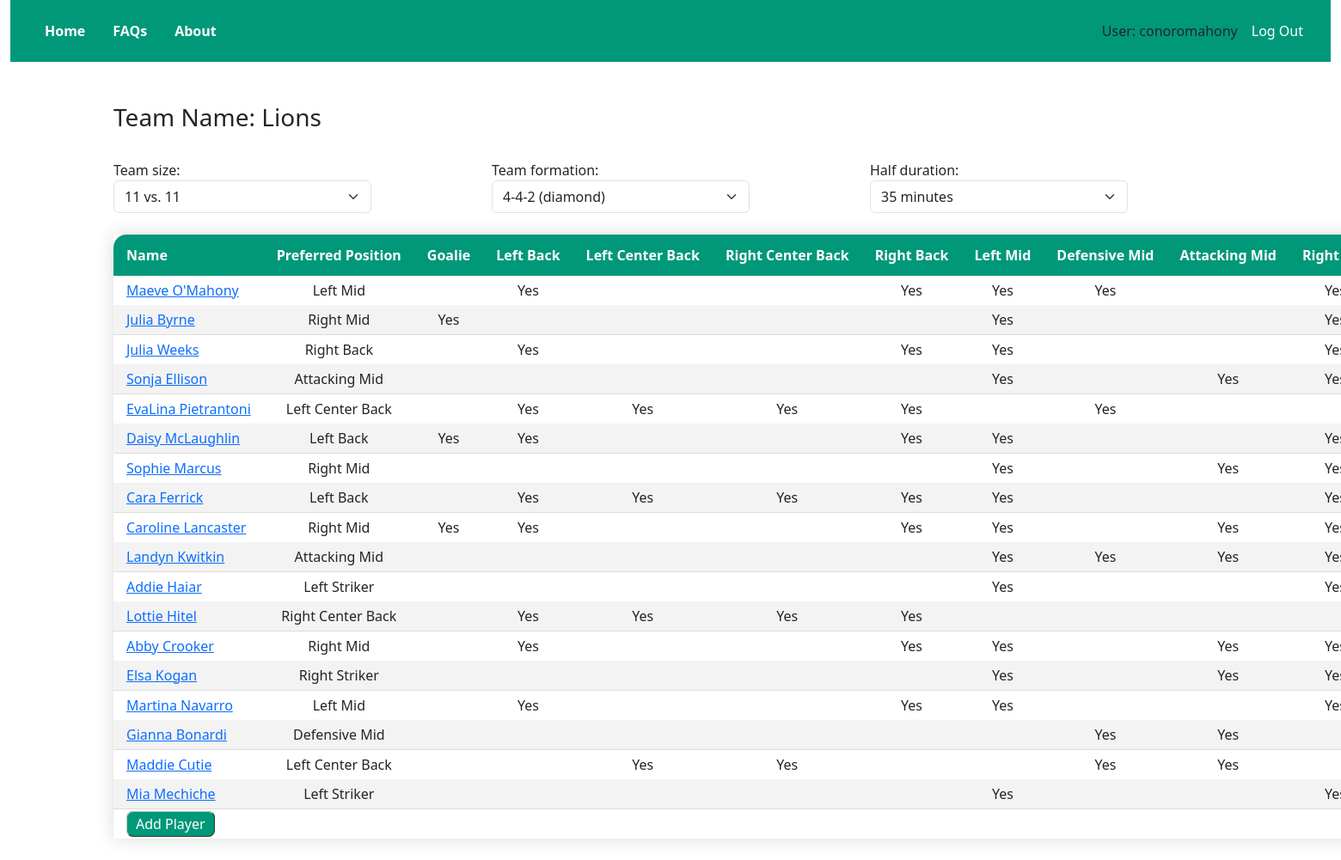
/team/player/list.html (signed in), run on an earlier commit of the app's database.
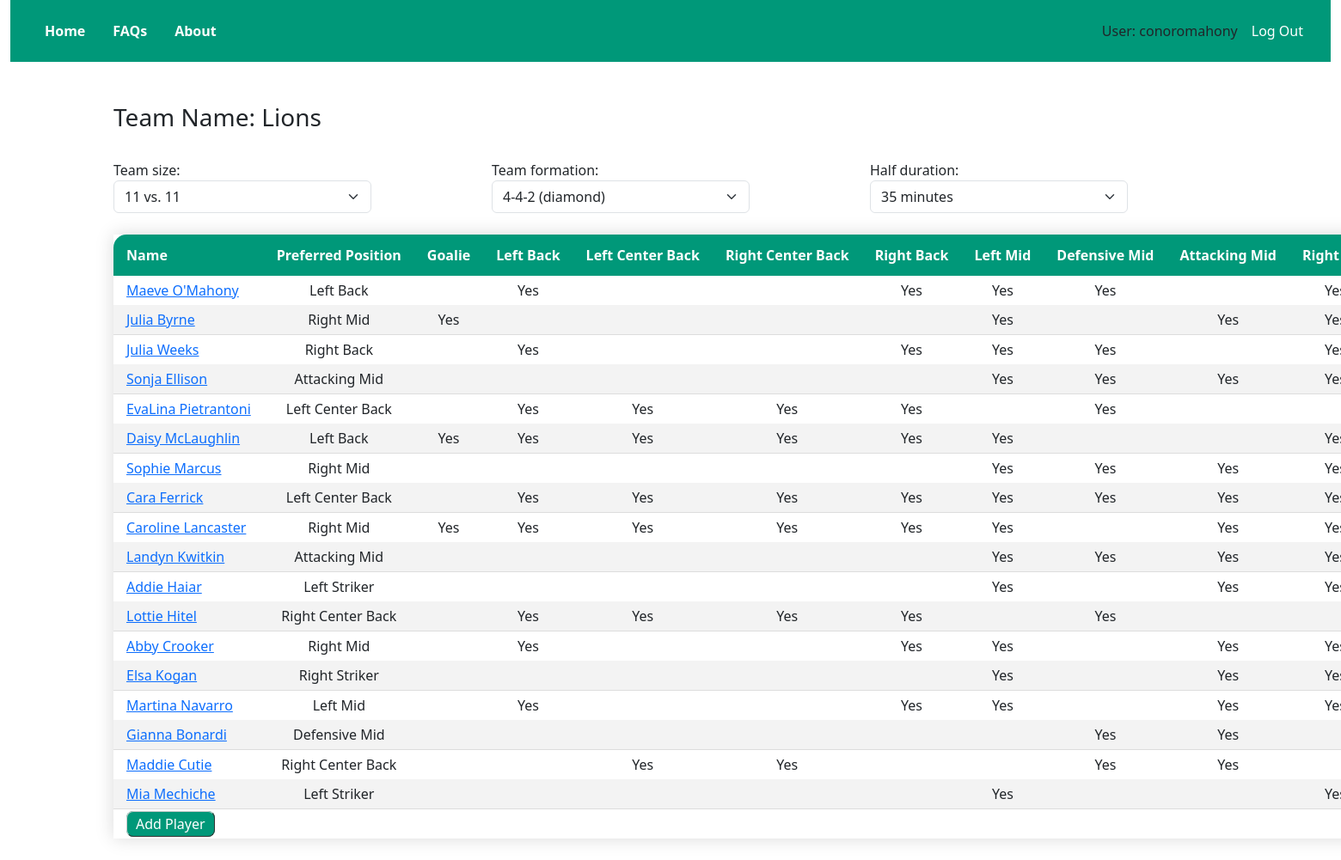
And on a later commit of the database.
### team/models.py (models this page shows, shortened)
class Team(models.Model):
    class TeamSize(models.TextChoices):
        ELEVEN = "11", _("11 vs. 11")
    class TeamFormation(models.TextChoices):
        FOUR_FOUR_TWO_D = "442d", _("4-4-2 (diamond)")
    class HalfDuration(models.TextChoices):
        THIRTY_FIVE = "35", _("35 minutes")
    team_name = models.CharField(max_length=20)
    team_size = models.CharField(
        max_length=2,
        choices=TeamSize.choices,
        default=TeamSize.ELEVEN,
    )
    team_formation = models.CharField(
        max_length=4,
        choices=TeamFormation.choices,
        default=TeamFormation.FOUR_FOUR_TWO_D,
    )
    half_duration = models.CharField(
        max_length=2,
        choices=HalfDuration.choices,
        default=HalfDuration.THIRTY_FIVE,
    )
    owner = models.ForeignKey(User, on_delete=models.CASCADE)

class Player(models.Model):
    class PreferredPosition(models.TextChoices):
        GOALIE = "goalie", _("Goalie")
        LEFT_BACK = "left_full", _("Left Back")
        LEFT_CB = "center_back", _("Left Center Back")
        RIGHT_CB = "sweeper", _("Right Center Back")
        RIGHT_BACK = "right_full", _("Right Back")
        LEFT_MID = "left_mid", _("Left Mid")
        DEFENSIVE_MID = "stopper", _("Defensive Mid")
        ATTACKING_MID = "attacking_mid", _("Attacking Mid")
        RIGHT_MID = "right_mid", _("Right Mid")
        LEFT_STRIKER = "left_striker", _("Left Striker")
        RIGHT_STRIKER = "right_striker", _("Right Striker")
    name = models.CharField(max_length=20)
    team_name = models.CharField(max_length=20)
    preferred_position = models.CharField(
        max_length=13,
        choices=PreferredPosition.choices
    )
    is_goalie = models.BooleanField()
    is_left_full = models.BooleanField()
    is_right_full = models.BooleanField()
    is_center_back = models.BooleanField()
    is_sweeper = models.BooleanField()
    is_stopper = models.BooleanField()
    is_left_mid = models.BooleanField()
    is_right_mid = models.BooleanField()
    is_attacking_mid = models.BooleanField()
    is_left_striker = models.BooleanField()
    is_right_striker = models.BooleanField()
    objects = models.Manager()      # The default manager

### team/views.py (the view)
# urls.py: path('player/list.html', views.player_list, name='player_list'),
@login_required
@csrf_protect
def player_list(request):
    team = Team.objects.get(owner=request.user)
    my_team_name = team.team_name
    form = NewTeamForm(instance=team)
    players = Player.objects.filter(team_name=my_team_name)
    return render(request, 'team/player/list.html', {'team': team, 'form': form, 'players': players})

### team/forms.py
class NewTeamForm(forms.ModelForm):
    class Meta:
        model = Team
        fields = ('team_size', 'team_formation', 'half_duration')
        widgets = {
            'team_size': forms.Select(
                choices=Team.TeamSize,
                attrs={'class': 'form-select', 'style': 'max-width: 300px;'}
            ),
            'team_formation': forms.Select(
                choices=Team.TeamFormation,
                attrs={'class': 'form-select', 'style': 'max-width: 300px;'}
            ),
            'half_duration': forms.Select(
                choices=Team.HalfDuration,
                attrs={'class': 'form-select', 'style': 'max-width: 300px;'}
            ),
        }

### team/templates/team/player/list.html (shortened to what this page needs)
{% extends "home/base.html" %}
{% block content %}
    <form action="" method="post">
        <h3 class="pb-4">Team Name: {{ team.team_name }}</h3>
        <div class="row">
            {% for field in form %}
                <div class="col-md-4" class="form-select">{{ field.label_tag }} {{ field }}</div>
            {% endfor %}
        </div>
    </form>
    <table class="roster-list text-nowrap">
        <thead>
            <tr>
                <th id="leftmost-cell">Name</th>
                <th>Preferred Position</th>
                <th>Goalie</th>
                <th>Left Back</th>
                <th>Left Center Back</th>
                <th>Right Center Back</th>
                <th>Right Back</th>
                <th>Left Mid</th>
                <th>Defensive Mid</th>
                <th>Attacking Mid</th>
                <th>Right Mid</th>
            </tr>
        </thead>
        <tbody>
            {% for player in players %}
                <tr>
                    <td id="leftmost-cell"><a href="/team/player/{{ player.name }}/update.html">{{ player.name }}</a></td>
                    <td>{{ player.get_preferred_position_display }}</td>
                    <td>{{ player.is_goalie|yesno:"Yes," }}</td>
                    <td>{{ player.is_left_full|yesno:"Yes," }}</td>
                    <td>{{ player.is_center_back|yesno:"Yes," }}</td>
                    <td>{{ player.is_sweeper|yesno:"Yes," }}</td>
                    <td>{{ player.is_right_full|yesno:"Yes," }}</td>
                    <td>{{ player.is_left_mid|yesno:"Yes," }}</td>
                    <td>{{ player.is_stopper|yesno:"Yes," }}</td>
                    <td>{{ player.is_attacking_mid|yesno:"Yes," }}</td>
                    <td>{{ player.is_right_mid|yesno:"Yes," }}</td>
                </tr>
            {% endfor %}
            <tr>
                <td id="leftmost-cell" colspan="13"><a class="lineup_button" href="/team/player/add.html">Add Player</a></td>
            </tr>
        </tbody>
    </table>
{% endblock %}

### home/templates/home/base.html (shortened to what this page needs)
{% load static %}
<!DOCTYPE html>
<html lang="en">
<head>
    {% load bootstrap5 %}
    {% bootstrap_css %}
    <link href="{% static "css/team.css" %}" rel="stylesheet">
</head>
<body>
    <div class="container-fluid no-print">
        <nav class="navbar navbar-expand-lg navbar-dark" style="background-color: #009879;">
            <div class="collapse navbar-collapse" id="navbarSupportedContent">
                <ul class="navbar-nav me-auto">
                    <li class="nav-item"><a href="/home/index.html" class="nav-link px-3 ms-4 fw-bold text-white">Home</a></li>
                    <li class="nav-item"><a href="/home/faqs.html" class="nav-link px-3 fw-bold text-white">FAQs</a></li>
                    <li class="nav-item"><a href="/home/about.html" class="nav-link px-3 fw-bold text-white">About</a></li>
                </ul>
                <span class="navbar-text">
                    <ul class="navbar-nav text-end">
                        {% if user.is_authenticated %}
                            <li><a href="#" class="nav-link link-dark px-2">User: {{ user.username }}</a></li>
                            <li><a href="{% url 'users:login' %}" class="nav-link link-dark px-2 me-4 text-white">Log Out</a></li>
                        {% endif %}
                    </ul>
                </span>
            </div>
        </nav>
    </div>
    <div class="container mt-5">
        {% block content %}
        {% endblock content %}
    </div>
</body>
</html>

### team/static/css/team.css (style rules this page uses)
.roster-list { font-family: system-ui, -apple-system, BlinkMacSystemFont, “Segoe UI”, Roboto, Oxygen-Sans, Ubuntu, Cantarell, “Helvetica Neue”, Arial, sans-serif; border-collapse: collapse; margin: 25px 0; min-width: 400px; box-shadow: 0 0 20px rgba(0, 0, 0, 0.15); }
.roster-list th { font-family: system-ui, -apple-system, BlinkMacSystemFont, “Segoe UI”, Roboto, Oxygen-Sans, Ubuntu, Cantarell, “Helvetica Neue”, Arial, sans-serif; background-color: #009879; color: #ffffff; padding: 12px 15px; text-align: center; }
.roster-list th#leftmost-cell { border-top-left-radius: 15px; text-align: left; width: 120px; }
.roster-list tr:nth-of-type(even) { background-color: #f3f3f3; font-family: system-ui, -apple-system, BlinkMacSystemFont, “Segoe UI”, Roboto, Oxygen-Sans, Ubuntu, Cantarell, “Helvetica Neue”, Arial, sans-serif; border-bottom: 1px solid #dddddd; }
.roster-list td { font-family: system-ui, -apple-system, BlinkMacSystemFont, “Segoe UI”, Roboto, Oxygen-Sans, Ubuntu, Cantarell, “Helvetica Neue”, Arial, sans-serif; padding: 5px 15px; text-align: center; }
td#leftmost-cell { text-align: left; }
.lineup_button { text-decoration: none; background-color: #009879; color: #ffffff; padding: 3px 10px 3px 10px; border-top: 1px solid #CCCCCC; border-right: 1px solid #333333; border-bottom: 1px solid #333333; border-left: 1px solid #CCCCCC; border-radius: 8px; font-family: system-ui, -apple-system, BlinkMacSystemFont, “Segoe UI”, Roboto, Oxygen-Sans, Ubuntu, Cantarell, “Helvetica Neue”, Arial, sans-serif; }
body { -webkit-print-color-adjust:exact !important; print-color-adjust:exact !important; }

What changed in the data, as far as the page shows it:
changed Player "Maeve O'Mahony": preferred_position "Left Mid" → "Left Back"
changed Player "Julia Byrne": is_attacking_mid (not shown) → "Yes"
changed Player "Julia Weeks": is_stopper (not shown) → "Yes"
changed Player "Sonja Ellison": is_stopper (not shown) → "Yes"
changed Player "Daisy McLaughlin": is_center_back (not shown) → "Yes"; is_sweeper (not shown) → "Yes"
changed Player "Sophie Marcus": is_stopper (not shown) → "Yes"
changed Player "Cara Ferrick": preferred_position "Left Back" → "Left Center Back"; is_stopper (not shown) → "Yes"; is_attacking_mid (not shown) → "Yes"
changed Player "Caroline Lancaster": is_center_back (not shown) → "Yes"; is_sweeper (not shown) → "Yes"
changed Player "Addie Haiar": is_attacking_mid (not shown) → "Yes"
changed Player "Lottie Hitel": is_stopper (not shown) → "Yes"
changed Player "Martina Navarro": is_attacking_mid (not shown) → "Yes"
changed Player "Maddie Cutie": preferred_position "Left Center Back" → "Right Center Back"
